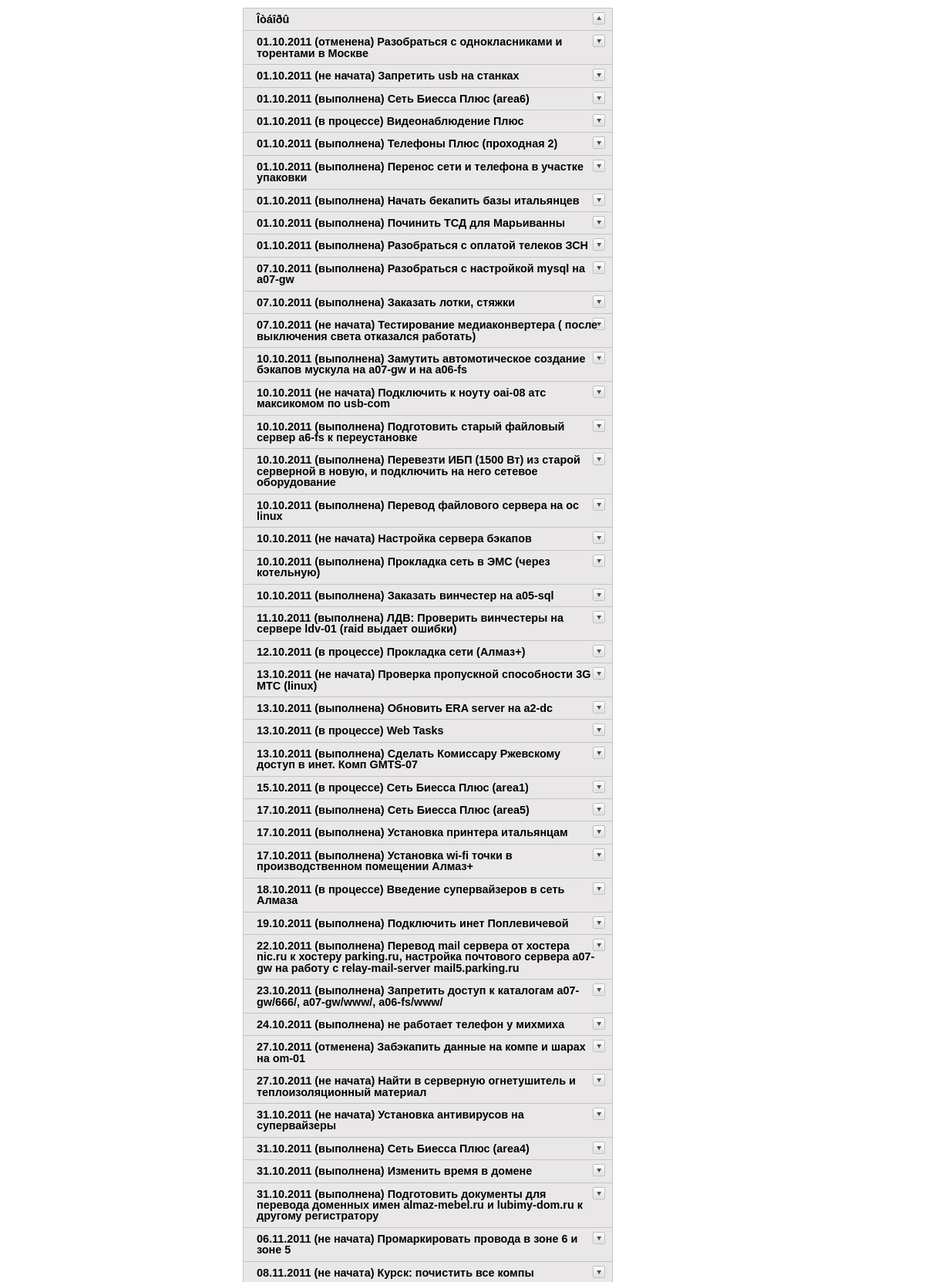
Screenshot of /WebTasks/index.php (upper part) with the database file from the repository.
### tables this page shows
CREATE TABLE IF NOT EXISTS `Tasks` (
  `id_Task` int(10) NOT NULL AUTO_INCREMENT,
  `Name` text,
  `id_worker` int(3) DEFAULT NULL,
  `id_chief` int(3) DEFAULT NULL,
  `date` datetime DEFAULT NULL,
  `status` varchar(50) DEFAULT NULL,
  PRIMARY KEY (`id_Task`)
);

### WebTasks/config.php (called while the page is built, shortened)
<?php
function status($status)
  {
	 if ($status == "âàæíî")
     {
      $text = "<font color='red'>".$status."</font>";
     }
	 elseif ($status == "â ïðîöåññå")
     {
      $text = "<font color='blue'>".$status."</font>";
     }
    else
     {
      $text = $status;
     }
   return $text;
  }
function mysql_query_or_die($query)
  {
	 $res = mysql_query($query);
	 return $res;
  }
?>

### WebTasks/index.php (the view, shortened to what this page needs)
<?php
include("config.php");
if (isset($_REQUEST['user_id'])) $user_id = $_REQUEST['user_id']; else $user_id = "5";
print "<html>
<head>
<meta http-equiv='Content-Type' content='text/html' />
<title>Accordion 1</title>
<script type='text/javascript' src='./js/jquery.min.js'></script>
<script type='text/javascript'>
$(document).ready(function(){
	$('.accordion h3:first').addClass('active');
	$('.accordion span').hide();
	$('.accordion h3').click(function(){
		$(this).next('span').slideToggle('slow')
		.siblings('span:visible').slideUp('slow');
		$(this).toggleClass('active');
		$(this).siblings('h3').removeClass('active');
	});
});
</script>
<style type='text/css'>
body {
	margin: 10px auto;
	width: 570px;
	font: 75%/120% Arial, Helvetica, sans-serif;
}
.accordion {
	width: 480px;
	border-bottom: solid 1px #c4c4c4;
}
.accordion h3 {
	background: #e9e7e7 url(img/arrow-square.gif) no-repeat right -51px;
	padding: 7px 17px;
	margin: 0;
	font: bold 120%/100% Arial, Helvetica, sans-serif;
	border: solid 1px #c4c4c4;
	border-bottom: none;
	cursor: pointer;
}
.accordion h3:hover {
	background-color: #e3e2e2;
}
.accordion h3.active {
	background-position: right 5px;
}
.accordion p {
	background: #f7f7f7;
	margin: 0;
	border-left: solid 1px #c4c4c4;
	border-right: solid 1px #c4c4c4;
}
span {
    background: #f7f7f7;
    margin: 0;
    display:none;
    border-left: solid 1px #c4c4c4;
    border-right: solid 1px #c4c4c4;
}
.accordion t1 {
	background: #e9e7e7;
}
.accordion label {
	font: bold 120%/100% Arial, Helvetica, sans-serif;
}
</style>
</head>
<body>
<div class='accordion'>
	<h3>Îòáîðû</h3>
	<span>
	<form name='test' method='post' action='input1.php'>
	<label class='label'>Ðàáîòíèêè:</label><br>
	<input type='checkbox' name='Worker' value='1'>Ðÿáèíèíà Òàòüÿíà
  <input type='checkbox' name='Worker' value='2'>Èâàíîâ Àíòîí
  <input type='checkbox' name='Worker' value='3'>Îìåëü÷óê Ñåðãåé
  <input type='checkbox' name='Worker' value='4'>Ëàõíîâ Àëåêñàíäð
  <input type='checkbox' name='Worker' value='5'>×óáóêèí Äåíèñ
	<input type='checkbox' name='Worker' value='6'>Êó÷åðåíêàî Àëåêñàíäð
  <input type='checkbox' name='Worker' value='7'>Ïàùåíêî Àëåêñàíäð	<br>
	<label class='label'>Ñòàòóñ:</label>	<br>
  <input type='checkbox' name='Status' value='1'>íå íà÷àòà
  <input type='checkbox' name='Status' value='2'>â ïðîöåññå
	<input type='checkbox' name='Status' value='3'>âàæíî
  <input type='checkbox' name='Status' value='4'>âûïîëíåíà
  <input type='checkbox' name='Status' value='5'>îòìåíåíà <br>
	<input type='submit' name='' value='Ñôîðìèðîâàòü'/>
	</form>
	</span>";
  $query = "SELECT DATE_FORMAT(Tasks.Date,'%d.%m.%Y') AS Date, Tasks.status AS Status,Tasks.Name,Workers.Name AS Worker,Tasks.id_Task,Tasks.id_Worker,Tasks.id_Chief,Chief.Name AS Chief FROM Tasks LEFT JOIN (SELECT Workers.id_Worker,Workers.Name FROM Workers) Workers ON Workers.id_Worker=Tasks.id_Worker LEFT JOIN (SELECT Workers.id_Worker,Workers.Name FROM Workers) Chief ON Chief.id_Worker=Tasks.id_Chief  WHERE Tasks.id_Worker=".$user_id." AND  Tasks.status<>'âûïîëíåíà' AND Tasks.status<>'îòìåíåíà'";
  $result = mysql_query_or_die($query);
  while ($row = mysql_fetch_assoc($result))
    {
     print "<h3>".$row["Date"]." (".status($row["Status"]).") ".$row["Name"]."</h3>";
    }
  print "
</div>
</body>
</html>";
?>

### WebTasks/index.php (style rules this page uses)
body { margin: 10px auto; width: 570px; font: 75%/120% Arial, Helvetica, sans-serif; }
.accordion { width: 480px; border-bottom: solid 1px #c4c4c4; }
.accordion h3 { background: #e9e7e7 url(img/arrow-square.gif) no-repeat right -51px; padding: 7px 17px; margin: 0; font: bold 120%/100% Arial, Helvetica, sans-serif; border: solid 1px #c4c4c4; border-bottom: none; cursor: pointer; }
.accordion h3.active { background-position: right 5px; }

### rows the page displays
tasks: Date "01.10.2011", status "отменена", Name "Разобраться с однокласниками и торентами в Москве"
tasks: Date "01.10.2011", status "не начата", Name "Запретить usb на станках"
tasks: Date "01.10.2011", status "выполнена", Name "Сеть Биесса Плюс (area6)"
tasks: Date "01.10.2011", status "в процессе", Name "Видеонаблюдение Плюс"
tasks: Date "01.10.2011", status "выполнена", Name "Телефоны Плюс (проходная 2)"
tasks: Date "01.10.2011", status "выполнена", Name "Перенос сети и телефона в участке упаковки"
tasks: Date "01.10.2011", status "выполнена", Name "Начать бекапить базы итальянцев"
tasks: Date "01.10.2011", status "выполнена", Name "Починить ТСД для Марьиванны"
tasks: Date "01.10.2011", status "выполнена", Name "Разобраться с оплатой телеков ЗСН"
tasks: Date "07.10.2011", status "выполнена", Name "Разобраться с настройкой mysql на a07-gw"
tasks: Date "07.10.2011", status "выполнена", Name "Заказать лотки, стяжки"
tasks: Date "07.10.2011", status "не начата", Name "Тестирование медиаконвертера ( после выключения света отказался работать)"
tasks: Date "10.10.2011", status "выполнена", Name "Замутить автомотическое создание бэкапов мускула на a07-gw и на a06-fs"
tasks: Date "10.10.2011", status "не начата", Name "Подключить к ноуту oai-08 атс максикомом по usb-com"
tasks: Date "10.10.2011", status "выполнена", Name "Подготовить старый файловый сервер a6-fs к переустановке"
tasks: Date "10.10.2011", status "выполнена", Name "Перевезти ИБП (1500 Вт) из старой серверной в новую, и подключить на него сетевое оборудование"
tasks: Date "10.10.2011", status "выполнена", Name "Перевод файлового сервера на ос linux"
tasks: Date "10.10.2011", status "не начата", Name "Настройка сервера бэкапов"
tasks: Date "10.10.2011", status "выполнена", Name "Прокладка сеть в ЭМС (через котельную)"
tasks: Date "10.10.2011", status "выполнена", Name "Заказать винчестер на a05-sql"
tasks: Date "11.10.2011", status "выполнена", Name "ЛДВ: Проверить винчеcтеры на сервере ldv-01 (raid выдает ошибки)"
tasks: Date "12.10.2011", status "в процессе", Name "Прокладка сети (Алмаз+)"
tasks: Date "13.10.2011", status "не начата", Name "Проверка пропускной способности 3G МТС (linux)"
tasks: Date "13.10.2011", status "выполнена", Name "Обновить ERA server на a2-dc"
tasks: Date "13.10.2011", status "в процессе", Name "Web Tasks"
tasks: Date "13.10.2011", status "выполнена", Name "Сделать Комиссару Ржевскому доступ в инет. Комп GMTS-07"
tasks: Date "15.10.2011", status "в процессе", Name "Сеть Биесса Плюс (area1)"
tasks: Date "17.10.2011", status "выполнена", Name "Сеть Биесса Плюс (area5)"
tasks: Date "17.10.2011", status "выполнена", Name "Установка принтера итальянцам"
tasks: Date "17.10.2011", status "выполнена", Name "Установка wi-fi точки в производственном помещении Алмаз+"
tasks: Date "18.10.2011", status "в процессе", Name "Введение супервайзеров в сеть Алмаза"
tasks: Date "19.10.2011", status "выполнена", Name "Подключить инет Поплевичевой"
tasks: Date "22.10.2011", status "выполнена", Name "Перевод mail сервера от хостера nic.ru к хостеру parking.ru, настройка почтового сервера a07-gw на работу с relay-mail-server mail5.parking.ru"
tasks: Date "23.10.2011", status "выполнена", Name "Запретить доступ к каталогам a07-gw/666/, a07-gw/www/, a06-fs/www/"
tasks: Date "24.10.2011", status "выполнена", Name "не работает телефон у михмиха"
tasks: Date "27.10.2011", status "отменена", Name "Забэкапить данные на компе и шарах на om-01"
tasks: Date "27.10.2011", status "не начата", Name "Найти в серверную огнетушитель и теплоизоляционный материал"
tasks: Date "31.10.2011", status "не начата", Name "Установка антивирусов на супервайзеры"
tasks: Date "31.10.2011", status "выполнена", Name "Сеть Биесса Плюс (area4)"
tasks: Date "31.10.2011", status "выполнена", Name "Изменить время в домене"
tasks: Date "31.10.2011", status "выполнена", Name "Подготовить документы для перевода доменных имен almaz-mebel.ru и lubimy-dom.ru к другому регистратору"
tasks: Date "06.11.2011", status "не начата", Name "Промаркировать провода в зоне 6 и зоне 5"
tasks: Date "08.11.2011", status "не начата", Name "Курск: почистить все компы"
